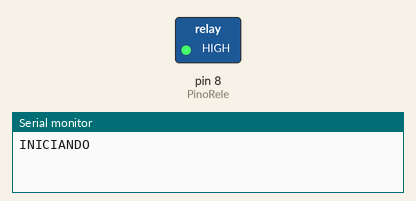
A sketch run on a simulated Arduino Uno, built with avr-gcc and run on an emulated ATmega328P. On the bench: switched loads named in the sketch (green lamp = pin HIGH), the last lines printed to the serial monitor.

Above: at 0.1 s.
At 10.1 s:
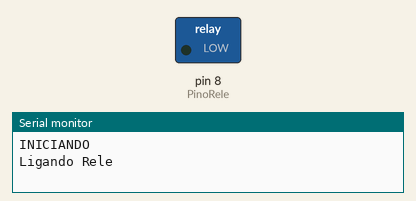
Timing chart, 0 to 12.6 s (numbered marks = the images above):
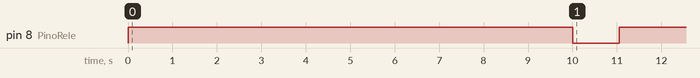

Measured:
- by itself, pin 8 (PinoRele): HIGH → LOW at 10.0 s, → HIGH 1.1 s later

The sketch:

LigaPC.ino
```cpp
// Define o pino do relé como D8
int PinoRele = 8;
volatile bool EstadoSaida = LOW;
volatile bool ExecutouPulso = LOW;

// Variaveis de tempo
long AtrasoLigar_Ultimo = 0;
long TempoPulso_Ultimo = 0;

long AtrasoLigar = 10000; //10 segundos
long TempoPulso = 1000; //1 segundo

void setup()
{
  //Ajusta a saída
  pinMode(PinoRele, OUTPUT);
  digitalWrite(PinoRele, HIGH); //Saida trabalha invertida

  //Reseta o timer inicial
  AtrasoLigar_Ultimo = millis();

  //Inicializa a serial para debug
  Serial.begin(9600);

  Serial.println("INICIANDO");
}

void loop()
{
  //Liga a saída após um tempo
  if((millis() - AtrasoLigar_Ultimo) > AtrasoLigar && !EstadoSaida && !ExecutouPulso)
  {
    digitalWrite(PinoRele, LOW);
    EstadoSaida = HIGH;
    TempoPulso_Ultimo = millis();
    Serial.println("Ligando Rele");
  }

  //Desliga a saida após mais um tempo
  if((millis() - TempoPulso_Ultimo) > TempoPulso && EstadoSaida == HIGH && !ExecutouPulso)
  {
    digitalWrite(PinoRele, HIGH);
    EstadoSaida = LOW;
    ExecutouPulso = HIGH;
    Serial.println("Desligando Rele");
  }

  delay(50);
}
```
